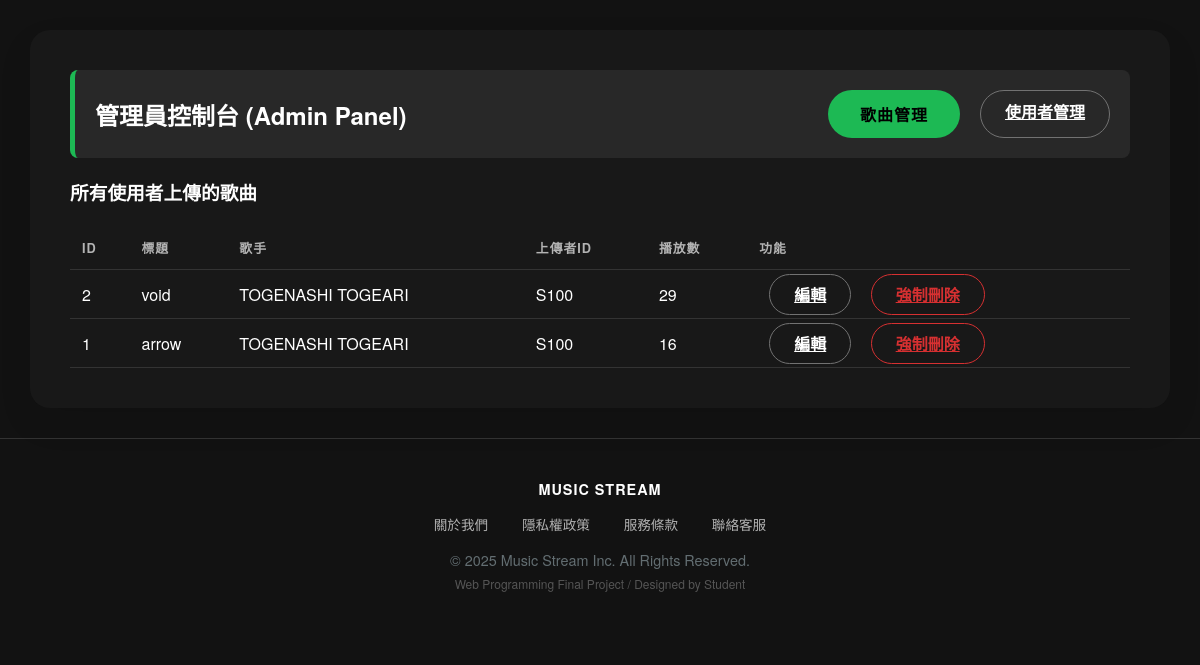
Screenshot of /final/admin.php (signed in) with the database file from the repository.
### tables this page shows
CREATE TABLE `songs` (
  `id` int(11) NOT NULL,
  `title` varchar(255) NOT NULL,
  `artist` varchar(255) NOT NULL,
  `file_path` varchar(255) NOT NULL,
  `uploader_id` char(4) NOT NULL,
  `upload_date` datetime NOT NULL,
  `play_count` int(11) DEFAULT 0,
  `genre` varchar(50) DEFAULT NULL,
  `cover_image` longblob DEFAULT NULL,
  `cover_type` varchar(50) DEFAULT NULL
);

### final/admin.php (the view, shortened to what this page needs)
<?php
require_once("../DB/DB_open.php");
$sql_all = "SELECT * FROM songs ORDER BY upload_date DESC";
$result_all = mysqli_query($link, $sql_all);
?>
<!DOCTYPE html>
<html lang="zh-TW">
<head>
    <link rel="stylesheet" href="css/common.css">
    <link rel="stylesheet" href="css/music.css">
</head>
<body>
    <div id="content-container" style="margin: 30px auto;">
        <div class="admin-header">
            <h2 style="margin: 0;">管理員控制台 (Admin Panel)</h2>
            <div style="display: flex; gap: 10px;">
                <a href="admin.php" class="btn-primary">歌曲管理</a>
                <a href="admin_users.php" class="btn-secondary">使用者管理</a>
            </div>
        </div>
        <h3>所有使用者上傳的歌曲</h3>
        <table class="dashboard-table">
            <thead>
                <tr>
                    <th>ID</th>
                    <th>標題</th>
                    <th>歌手</th>
                    <th>上傳者ID</th>
                    <th>播放數</th>
                    <th>功能</th>
                </tr>
            </thead>
            <tbody>
                <?php
                while ($row = mysqli_fetch_assoc($result_all)) {
                ?>
                    <tr>
                        <td><?php echo $row['id']; ?></td>
                        <td><?php echo htmlspecialchars($row['title']); ?></td>
                        <td><?php echo htmlspecialchars($row['artist']); ?></td>
                        <td><?php echo $row['uploader_id']; ?></td>
                        <td><?php echo $row['play_count']; ?></td>
                        <td>
                            <a href="song_edit.php?id=<?php echo $row['id']; ?>" class="btn-secondary" style="margin-right: 5px;">編輯</a>
                            <a href="admin.php?delete_id=<?php echo $row['id']; ?>" class="btn-secondary" style="border-color: #d63031; color: #d63031;" onclick="return confirm('警告：管理員刪除將無法復原，確定執行？')">強制刪除</a>
                        </td>
                    </tr>
                <?php
                }
                ?>
            </tbody>
        </table>
    </div>
</body>
</html>

### final/css/common.css (style rules this page uses)
:root { --primary-gradient: linear-gradient(135deg, #667eea 0%, #764ba2 100%); --bg-gradient: linear-gradient(135deg, #f5f7fa 0%, #c3cfe2 100%); --primary-accent: #6c5ce7; --success-color: #00b894; --text-main: #2d3436; --text-muted: #636e72; --card-bg: rgba(255, 255, 255, 0.9); }
body { margin: 0; padding: 0; font-family: "Microsoft JhengHei", "Inter", sans-serif; background: var(--bg-gradient); min-height: 100vh; color: var(--text-main); }
#content-container { margin: 40px auto; background: var(--card-bg); border-radius: 20px; box-shadow: 0 15px 35px rgba(0,0,0,0.08); backdrop-filter: blur(10px); border: 1px solid rgba(255,255,255,0.5); }
#final-footer { text-align: center; padding: 40px; color: var(--text-muted); font-size: 0.9rem; }

### final/css/music.css (style rules this page uses)
:root { --bg-dark: #121212; --bg-card: #181818; --bg-hover: #282828; --text-primary: #ffffff; --text-secondary: #b3b3b3; --accent-color: #1db954; --accent-hover: #1ed760; --border-color: #333; }
body { background: var(--bg-dark); color: var(--text-primary); font-family: 'Circular', 'Helvetica Neue', Helvetica, Arial, sans-serif; }
#content-container { background: var(--bg-card); border: none; color: var(--text-primary); max-width: 1200px; width: 95%; padding: 40px; box-sizing: border-box; }
h1, h2, h3 { color: var(--text-primary); }
.btn-primary { background-color: var(--accent-color); color: black; border: none; border-radius: 500px; padding: 12px 32px; font-weight: 700; text-transform: uppercase; letter-spacing: 1px; cursor: pointer; transition: transform 0.1s, background-color 0.1s; text-decoration: none; display: inline-block; }
.btn-secondary { background-color: transparent; border: 1px solid #727272; color: var(--text-primary); border-radius: 500px; padding: 8px 24px; font-weight: 700; cursor: pointer; text-transform: uppercase; margin-left: 10px; }
.dashboard-table { width: 100%; border-collapse: collapse; margin-top: 20px; }
.dashboard-table th, .dashboard-table td { text-align: left; padding: 12px; border-bottom: 1px solid var(--border-color); }
.dashboard-table th { color: var(--text-secondary); text-transform: uppercase; font-size: 0.8rem; letter-spacing: 1px; }

### final/admin.php (style rules this page uses)
.admin-header { background: #282828; padding: 20px; border-radius: 8px; margin-bottom: 20px; border-left: 5px solid var(--accent-color); display: flex; justify-content: space-between; align-items: center; }

### rows the page displays
songs: id "2", title "void", artist "TOGENASHI TOGEARI", uploader "S100", play_count "29"
songs: id "1", title "arrow", artist "TOGENASHI TOGEARI", uploader "S100", play_count "16"
